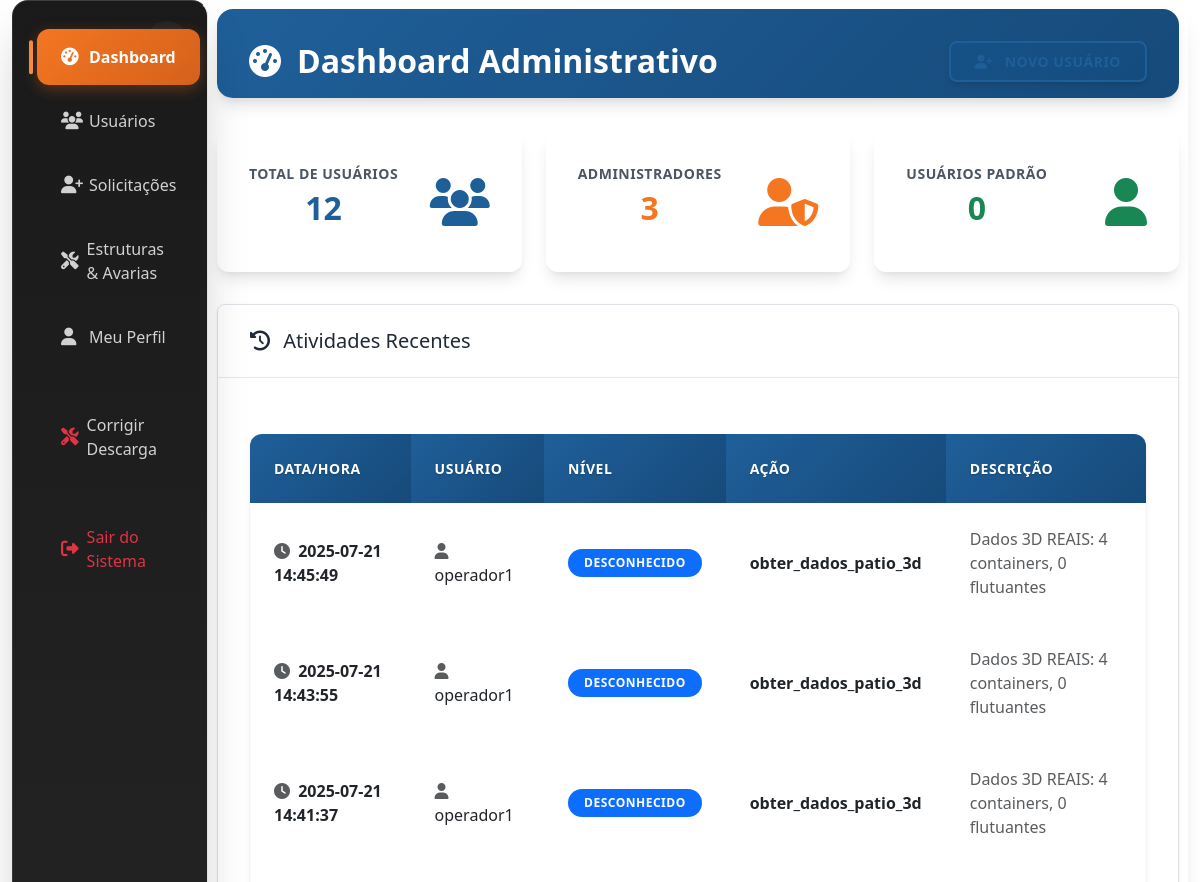
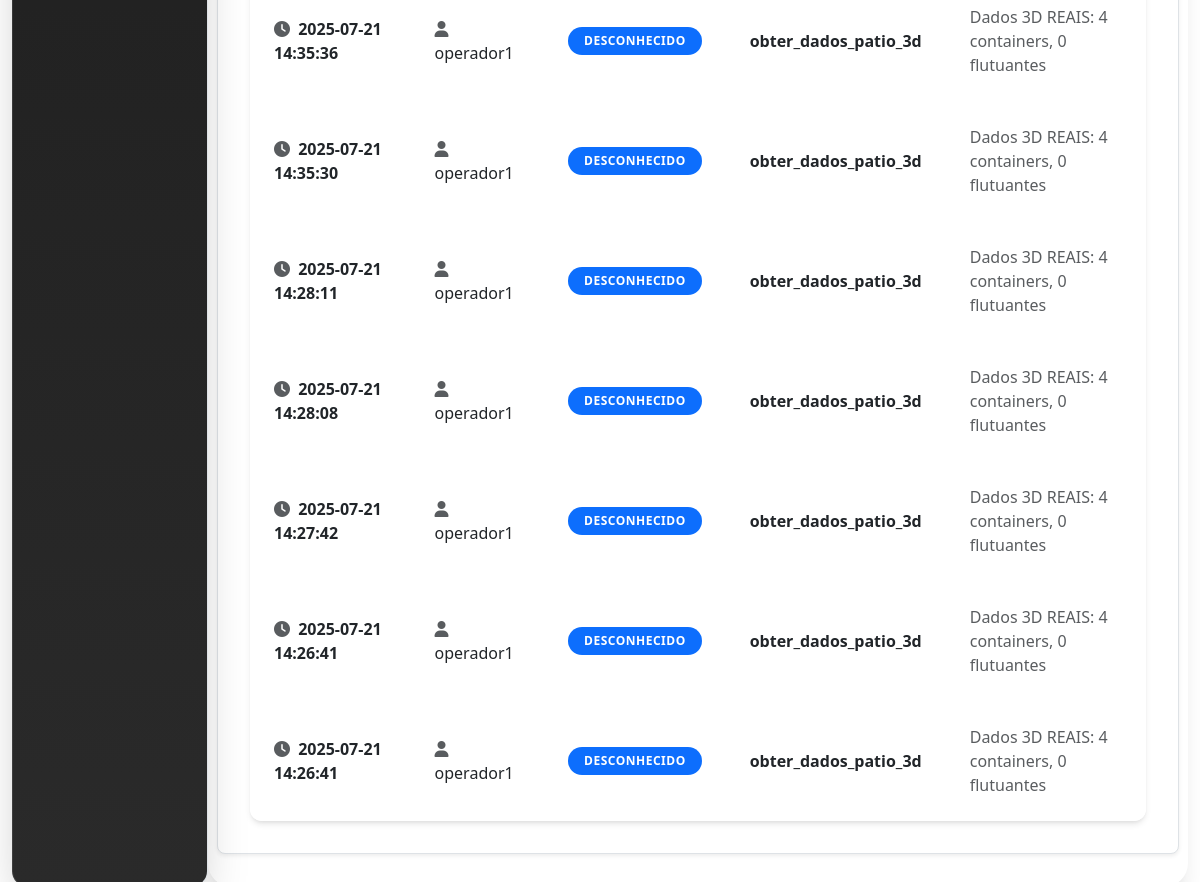
/admin/ (signed in), run on the app's committed database (2 pictures, top to bottom).
### tables this page shows
CREATE TABLE log_atividades (
        id INTEGER PRIMARY KEY AUTOINCREMENT,
        data_hora TEXT NOT NULL,
        usuario TEXT NOT NULL,
        nivel TEXT NOT NULL,
        acao TEXT NOT NULL,
        descricao TEXT
    );

### admin/routes.py (the view)
@admin_bp.route('/')
@admin_required
def admin_dashboard():
    try:
        db = get_db()
        cursor = db.cursor()
        cursor.execute("SELECT COUNT(*) FROM usuarios")
        total_usuarios = cursor.fetchone()[0]
        cursor.execute("SELECT COUNT(*) FROM usuarios WHERE nivel = 'admin'")
        total_admins = cursor.fetchone()[0]
        cursor.execute("SELECT COUNT(*) FROM usuarios WHERE nivel = 'user'")
        total_users = cursor.fetchone()[0]
        cursor.execute("""
            SELECT * FROM log_atividades
            ORDER BY data_hora DESC
            LIMIT 10
        """)
        logs_recentes = cursor.fetchall()
        cursor.execute("""
            SELECT * FROM solicitacoes_registro
            WHERE status = 'pendente'
            ORDER BY data_solicitacao DESC
        """)
        solicitacoes_pendentes = cursor.fetchall()
        cursor.execute("""
            SELECT s.*, u.username, u.email
            FROM solicitacoes_senha s
            JOIN usuarios u ON s.usuario_id = u.id
            WHERE s.status = 'pendente'
            ORDER BY s.data_solicitacao DESC
        """)
        senha_pendentes = cursor.fetchall()
        return render_template('admin/dashboard.html',
                              total_usuarios=total_usuarios,
                              total_admins=total_admins,
                              total_users=total_users,
                              logs_recentes=logs_recentes,
                              solicitacoes_pendentes=solicitacoes_pendentes,
                              senha_pendentes=senha_pendentes,
                              username=session.get('username'),
                              role=session.get('role'))
    except Exception as e:
        logger.error(f"Erro ao carregar dashboard administrativo: {e}")
        flash(f"Erro ao carregar dashboard: {e}", "danger")
        return redirect(url_for('auth.login'))

### admin/routes.py (called while the page is built)
def admin_required(f):
    @wraps(f)
    def decorated_function(*args, **kwargs):
        logger.info(f"Verificando acesso administrativo para: {session.get('username', 'Usuário desconhecido')}")
        if 'username' not in session:
            flash('Você precisa fazer login para acessar esta página', 'danger')
            return redirect(url_for('auth.login'))
        role = session.get('role')
        if role != 'admin' and role != 'admin_administrativo':
            flash('Você não tem permissão para acessar esta página', 'danger')
            return redirect(url_for('auth.dashboard'))
        return f(*args, **kwargs)
    return decorated_function

### db.py (called while the page is built)
def get_db():
    if 'db' not in g:
        try:
            g.db = sqlite3.connect(
                current_app.config['DATABASE'],
                detect_types=sqlite3.PARSE_DECLTYPES,
                timeout=30.0,  # 30 segundos de timeout
                isolation_level=None  # Autocommit mode
            )
            g.db.execute('PRAGMA busy_timeout = 10000;')  # 10 segundos
            g.db.row_factory = sqlite3.Row
            logger.debug("Nova conexão com o banco de dados estabelecida")
        except sqlite3.Error as e:
            logger.error(f"Erro ao conectar ao banco de dados: {e}")
            raise
    return g.db

### utils/db.py (called while the page is built)
def get_db():
    try:
        return main_get_db()
    except Exception as e:
        logger.error(f"Erro ao obter conexão com o banco de dados: {e}")
        if 'db' not in g:
            g.db = sqlite3.connect(
                current_app.config['DATABASE'],
                detect_types=sqlite3.PARSE_DECLTYPES,
                timeout=30.0
            )
            g.db.row_factory = sqlite3.Row
        return g.db

### utils/permissions.py (called while the page is built)
def get_user_role():
    return session.get('role', None)

def has_role(required_role):
    user_role = get_user_role()
    if not user_role or user_role not in ROLES:
        return False
    return ROLES[user_role] >= ROLES[required_role]

### templates/admin/dashboard.html (shortened to what this page needs)
{% extends "base.html" %}
{% block extra_css %}
<link rel="stylesheet" href="{{ url_for('static', filename='css/admin-theme.css') }}">
{% endblock %}
{% block content %}
<div class="container-fluid admin-page">
    <div class="row">
        <div class="col-md-3 col-lg-2 d-md-block sidebar">
            <div class="position-sticky">
                <ul class="nav flex-column mt-3">
                    <li class="nav-item">
                        <a class="nav-link active" href="{{ url_for('admin.admin_dashboard') }}">
                            <i class="fas fa-tachometer-alt"></i> Dashboard
                        </a>
                    </li>
                    <li class="nav-item">
                        <a class="nav-link" href="{{ url_for('admin.listar_usuarios') }}">
                            <i class="fas fa-users"></i> Usuários
                        </a>
                    </li>
                    <li class="nav-item">
                        <a class="nav-link" href="{{ url_for('admin.listar_solicitacoes') }}">
                            <i class="fas fa-user-plus"></i> Solicitações
                        </a>
                    </li>
                    <li class="nav-item">
                        <a class="nav-link" href="{{ url_for('admin.gerenciar_estruturas_avarias') }}">
                            <i class="fas fa-tools"></i> Estruturas & Avarias
                        </a>
                    </li>
                    <li class="nav-item">
                        <a class="nav-link" href="{{ url_for('auth.dashboard') }}">
                            <i class="fas fa-user"></i> Meu Perfil
                        </a>
                    </li>
                    <li class="nav-item">
                        <a class="nav-link" href="{{ url_for('admin.pagina_corrigir_descarga') }}">
                            <i class="fas fa-tools text-danger"></i> Corrigir Descarga
                        </a>
                    </li>
                    <li class="nav-item mt-4">
                        <a class="nav-link text-danger" href="{{ url_for('auth.logout') }}" id="logoutBtn">
                            <i class="fas fa-sign-out-alt"></i> Sair do Sistema
                        </a>
                    </li>
                </ul>
            </div>
        </div>
        <main class="col-md-9 ms-sm-auto col-lg-10 main-content">
            <div class="page-header">
                <div class="d-flex justify-content-between align-items-center">
                    <h1>
                        <i class="fas fa-tachometer-alt me-2"></i>
                        Dashboard Administrativo
                    </h1>
                    <div class="btn-toolbar">
                        <div class="btn-group">
                            <a href="{{ url_for('admin.novo_usuario') }}" class="btn btn-outline-primary">
                                <i class="fas fa-user-plus me-1"></i> Novo Usuário
                            </a>
                        </div>
                    </div>
                </div>
            </div>
            <div class="admin-stats fade-in-up">
                <div class="stat-card">
                    <div class="d-flex align-items-center justify-content-between">
                        <div>
                            <div class="stat-label">Total de Usuários</div>
                            <div class="stat-value">{{ total_usuarios }}</div>
                        </div>
                        <div class="stats-icon">
                            <i class="fas fa-users fa-3x text-itracker-blue"></i>
                        </div>
                    </div>
                </div>
                <div class="stat-card">
                    <div class="d-flex align-items-center justify-content-between">
                        <div>
                            <div class="stat-label">Administradores</div>
                            <div class="stat-value text-itracker-orange">{{ total_admins }}</div>
                        </div>
                        <div class="stats-icon">
                            <i class="fas fa-user-shield fa-3x text-itracker-orange"></i>
                        </div>
                    </div>
                </div>
                <div class="stat-card">
                    <div class="d-flex align-items-center justify-content-between">
                        <div>
                            <div class="stat-label">Usuários Padrão</div>
                            <div class="stat-value text-success">{{ total_users }}</div>
                        </div>
                        <div class="stats-icon">
                            <i class="fas fa-user fa-3x text-success"></i>
                        </div>
                    </div>
                </div>
            </div>
            <div class="admin-card mb-4 slide-in-right">
                <div class="card-header">
                    <h5 class="mb-0">
                        <i class="fas fa-history me-2"></i>
                        Atividades Recentes
                    </h5>
                </div>
                <div class="card-body">
                    <div class="table-responsive">
                        <table class="table table-hover">
                            <thead>
                                <tr>
                                    <th>Data/Hora</th>
                                    <th>Usuário</th>
                                    <th>Nível</th>
                                    <th>Ação</th>
                                    <th>Descrição</th>
                                </tr>
                            </thead>
                            <tbody>
                                {% if logs_recentes %}
                                    {% for log in logs_recentes %}
                                    <tr>
                                        <td>
                                            <i class="fas fa-clock me-1 text-muted"></i>
                                            {{ log.data_hora }}
                                        </td>
                                        <td>
                                            <i class="fas fa-user me-1 text-muted"></i>
                                            {{ log.usuario }}
                                        </td>
                                        <td>
                                            <span class="badge bg-{{ 'success' if log.nivel == 'user' else 'warning' if log.nivel == 'admin' else 'primary' }}">
                                                {{ log.nivel }}
                                            </span>
                                        </td>
                                        <td class="fw-semibold">{{ log.acao }}</td>
                                        <td class="text-muted">{{ log.descricao }}</td>
                                    </tr>
                                    {% endfor %}
                                {% endif %}
                            </tbody>
                        </table>
                    </div>
                </div>
            </div>
        </main>
    </div>
</div>
{% endblock %}

### templates/base.html (style rules this page uses)
.admin-page { min-height: 100vh; }
.sidebar { background-color: #f8f9fa; min-height: 100vh; border-right: 1px solid #dee2e6; }
.nav-link { color: #495057; padding: 0.75rem 1rem; border-radius: 0.375rem; margin-bottom: 0.25rem; }
.nav-link.active { background-color: #0066b3; color: white; }
.main-content { padding: 2rem; }
.page-header { margin-bottom: 2rem; padding-bottom: 1rem; border-bottom: 1px solid #dee2e6; }
.admin-card { background: white; border-radius: 0.5rem; box-shadow: 0 0.125rem 0.25rem rgba(0, 0, 0, 0.075); border: 1px solid #dee2e6; }
.card-header { background-color: #f8f9fa; border-bottom: 1px solid #dee2e6; padding: 1rem; }
.card-body { padding: 1.5rem; }
.text-itracker-blue { color: #0066b3; }
.text-itracker-orange { color: #ff6600; }
.fade-in-up { animation: fadeInUp 0.5s ease-out; }

### data on the page
log_atividades: data_hora "2025-07-21 14:45:49", usuario "operador1", nivel "DESCONHECIDO", acao "obter_dados_patio_3d", descricao "Dados 3D REAIS: 4 containers, 0 flutuantes"
log_atividades: data_hora "2025-07-21 14:43:55", usuario "operador1", nivel "DESCONHECIDO", acao "obter_dados_patio_3d", descricao "Dados 3D REAIS: 4 containers, 0 flutuantes"
log_atividades: data_hora "2025-07-21 14:41:37", usuario "operador1", nivel "DESCONHECIDO", acao "obter_dados_patio_3d", descricao "Dados 3D REAIS: 4 containers, 0 flutuantes"
log_atividades: data_hora "2025-07-21 14:35:36", usuario "operador1", nivel "DESCONHECIDO", acao "obter_dados_patio_3d", descricao "Dados 3D REAIS: 4 containers, 0 flutuantes"
log_atividades: data_hora "2025-07-21 14:35:30", usuario "operador1", nivel "DESCONHECIDO", acao "obter_dados_patio_3d", descricao "Dados 3D REAIS: 4 containers, 0 flutuantes"
log_atividades: data_hora "2025-07-21 14:28:11", usuario "operador1", nivel "DESCONHECIDO", acao "obter_dados_patio_3d", descricao "Dados 3D REAIS: 4 containers, 0 flutuantes"
log_atividades: data_hora "2025-07-21 14:28:08", usuario "operador1", nivel "DESCONHECIDO", acao "obter_dados_patio_3d", descricao "Dados 3D REAIS: 4 containers, 0 flutuantes"
log_atividades: data_hora "2025-07-21 14:27:42", usuario "operador1", nivel "DESCONHECIDO", acao "obter_dados_patio_3d", descricao "Dados 3D REAIS: 4 containers, 0 flutuantes"
log_atividades: data_hora "2025-07-21 14:26:41", usuario "operador1", nivel "DESCONHECIDO", acao "obter_dados_patio_3d", descricao "Dados 3D REAIS: 4 containers, 0 flutuantes"
log_atividades: data_hora "2025-07-21 14:26:41", usuario "operador1", nivel "DESCONHECIDO", acao "obter_dados_patio_3d", descricao "Dados 3D REAIS: 4 containers, 0 flutuantes"

### other printed values
{{ total_usuarios }} "12"
{{ total_admins }} "3"
{{ total_users }} "0"
